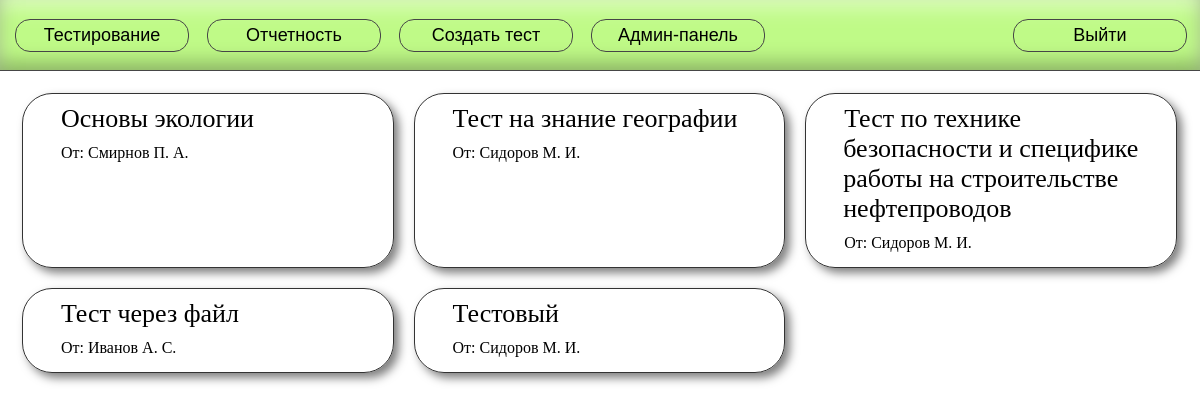
The page /testing (signed in) on the database as committed earlier.
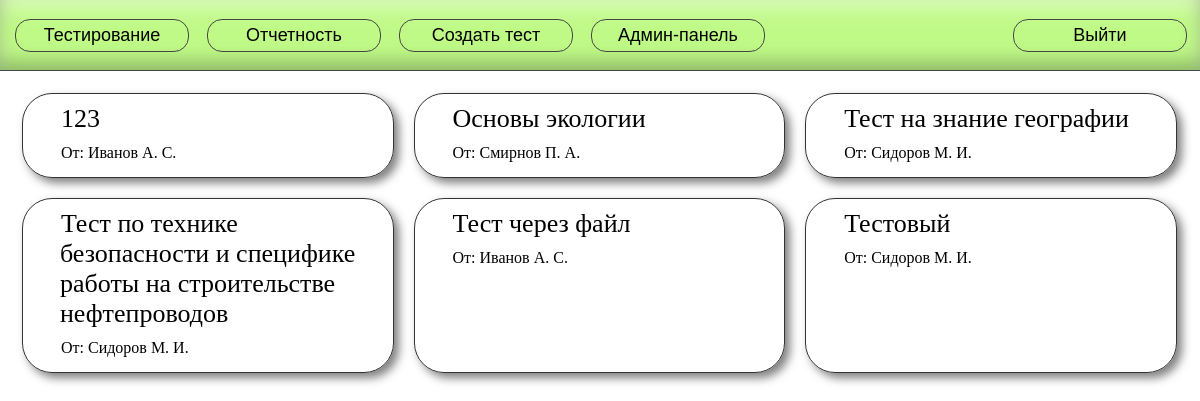
The same page on the database as committed later.
### main/models.py (models this page shows, shortened)
class Test(models.Model):
    test_name = models.CharField(max_length=255, null=False)
    test_description = models.CharField(max_length=1000, null=True, blank=True,
                                        default='Описание отсутствует')
    curator = models.ForeignKey(Worker, on_delete=models.CASCADE)
    max_tries = models.IntegerField(null=True, default=2)
    questions_per_attempt = models.IntegerField(null=True, default=10)
    time_limit = models.IntegerField(null=True, default=20)
    percentage_to_pass = models.IntegerField(null=True, default=80)

class Worker(models.Model):
    worker_roles = [
        ('admin', 'Администратор'),
        ('curator', 'Куратор'),
        ('worker', 'Сотрудник'),
    ]
    user = models.OneToOneField(User, on_delete=models.CASCADE)
    role = models.CharField(choices=worker_roles)
    departament = models.ForeignKey(Departament, on_delete=models.CASCADE)
    job_title = models.CharField(max_length=255, null=True)
    full_name = models.CharField(max_length=255, null=False)

### main/views.py (the view, shortened to what this page needs)
# urls.py: path('testing', tests_view, name='testing'),
@login_required(login_url='login')
def tests_view(request):
    worker = Worker.objects.get(user=request.user)
    role = get_role(request.user)
    if role == 'admin':
        tests = Test.objects.all().order_by('test_name')
    return render(request, 'testing.html', {
        'tests': tests,
    })

### main/views.py (called while the page is built)
def get_role(user):
    worker = Worker.objects.get(user=user)
    if worker.role == 'admin':
        return 'admin'
    if worker.role == 'curator':
        return 'curator'
    if worker.role == 'worker':
        return 'worker'

### templates/testing.html (shortened to what this page needs)
{% extends 'header.html' %}
{% load static %}
{% block styles %}
    <link href="{% static '/css/testing.css' %}" rel="stylesheet">
{% endblock styles %}
{% block body %}
<div class="testing-content">
    <div class="tests-wrapper">
    {% for test in tests %}
        <div class="test-wrapper">
            <a class="test" href="/testing/{{ test.id }}">
                <div class="text-wrapper">
                    <p class="test-name">{{ test.test_name }}</p>
                    <p class="test-curator">От: {{ test.curator.full_name }}</p>
                </div>
            </a>
        </div>
    {% endfor %}
    </div>
</div>
{% endblock %}

Rows that differ between the two databases and show on the page:
added Test: test_name "123", curator.full_name "Иванов А. С."
